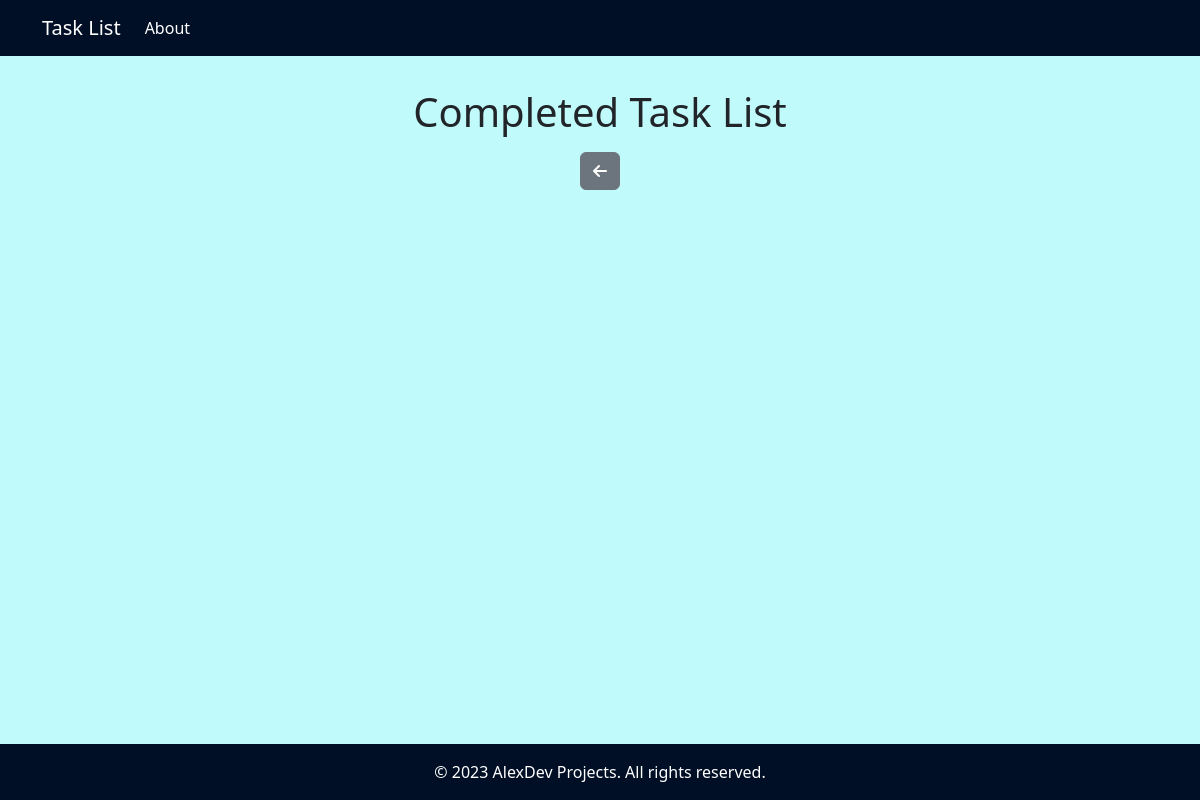
The app's page /completadas/1/, older data.
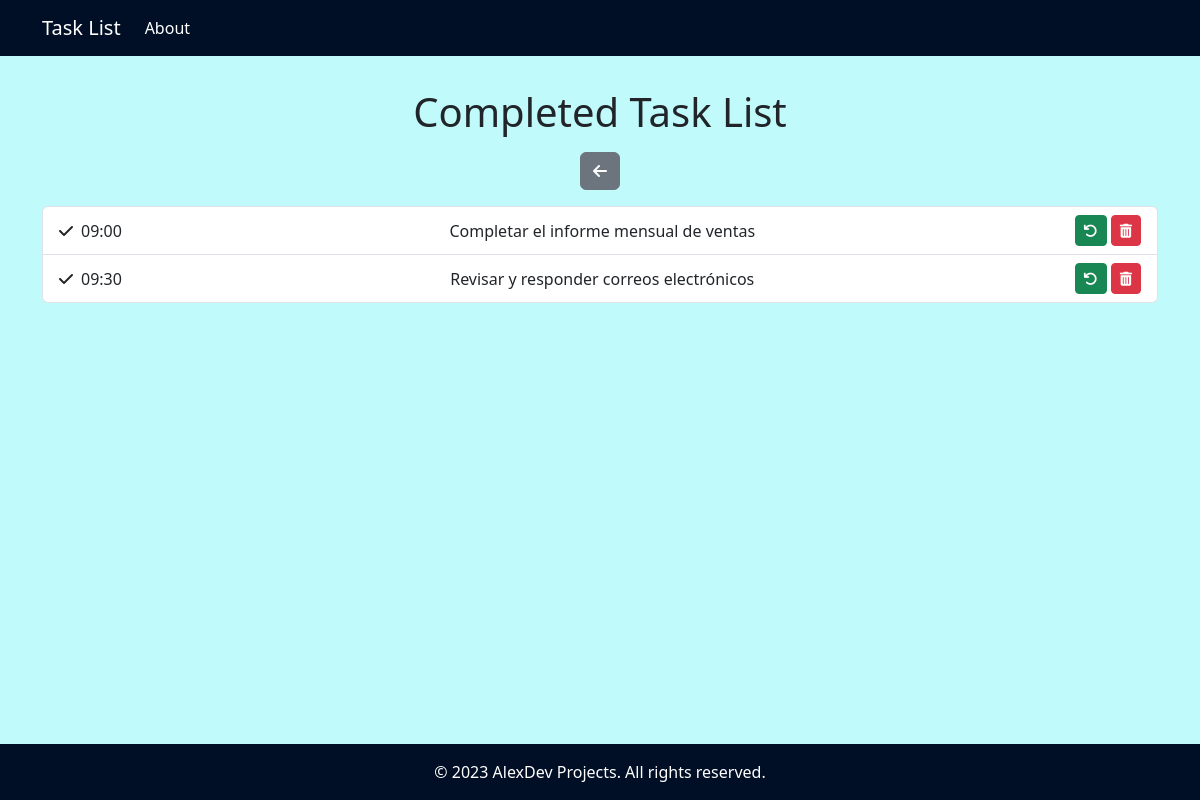
The same page, newer data.
### lista_de_tareas/models.py (models this page shows, shortened)
class Tarea(models.Model):
    DIAS_DE_LA_SEMANA = [
        (1, 'Lunes'),
        (2, 'Martes'),
        (3, 'Miércoles'),
        (4, 'Jueves'),
        (5, 'Viernes'),
        (6, 'Sábado'),
        (7, 'Domingo'),
    ]
    titulo = models.CharField(max_length=200)
    descripcion = models.TextField(blank=True)
    fecha_de_creacion = models.DateTimeField(auto_now_add=True)
    completada = models.BooleanField(default=False)
    hora = models.TimeField(null=True, blank=True)
    dia = models.IntegerField(choices=DIAS_DE_LA_SEMANA)

### lista_de_tareas/views.py (the view)
# urls.py: path('completadas/<int:dia>/', views.lista_de_tareas_completadas, name='lista_de_tareas_completadas'),
def lista_de_tareas_completadas(request, dia):
    if dia:
        tareas = Tarea.objects.filter(dia=dia, completada=True)
    else:
        tareas = Tarea.objects.filter(completada=True)
    tareas_json = mark_safe(serialize('json', Tarea.objects.filter(completada=False)))
    return render(request, 'lista_de_tareas_completadas.html', {'tareas': tareas, 'dia': dia, 'tareas_json': tareas_json})

### lista_de_tareas/templates/lista_de_tareas_completadas.html
{% extends 'dias_de_la_semana.html' %}
{% block content %}
    <div class="container contenido my-3">
        <h1 class="text-center my-3">Completed Task List</h1>
        <div class="text-center mb-3">
            <a href="{% url 'lista_de_tareas' dia %}" class="btn btn-secondary">
                <i class="fas fa-arrow-left"></i>
            </a>
        </div>
        <ul class="list-group">
            {% for tarea in tareas %}
                <li class="list-group-item d-flex justify-content-between align-items-center">
                    <div class="d-flex align-items-center">
                        <i class="fas fa-check"></i>
                        {% if tarea.hora %}
                            <span class="mx-2">{{tarea.hora|time:"H:i"}}</span>
                        {% endif %}
                    </div>
                    <div class="flex-grow-1 text-center">
                        {{tarea.titulo}}
                    </div>
                    <div>
                        <a href="{% url 'volver_tarea_pendiente' tarea.id %}" class="btn btn-success btn-sm">
                            <i class="fas fa-undo"></i>
                        </a>
                        <a href="{% url 'eliminar_tarea' tarea.id 'lista_de_tareas_completadas' dia %}" class="btn btn-danger btn-sm">
                          <i class="fas fa-trash-alt"></i>
                      </a>
                    </div>
                </li>
            {% endfor %}
        </ul>
    </div>
    {% endblock %}

Row changes from the older to the newer data that the page shows:
now on this page (row edited): Tarea: hora "09:00", titulo "Completar el informe mensual de ventas"
now on this page (row edited): Tarea: hora "09:30", titulo "Revisar y responder correos electrónicos"
